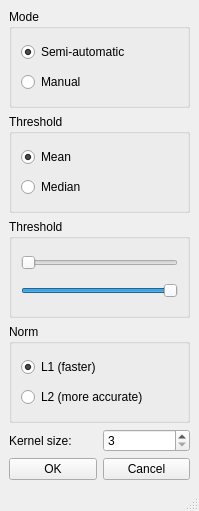
<?xml version="1.0" encoding="UTF-8"?>
<ui version="4.0">
 <class>CannyWindow</class>
 <widget class="QMainWindow" name="CannyWindow">
  <property name="geometry">
   <rect>
    <x>0</x>
    <y>0</y>
    <width>199</width>
    <height>511</height>
   </rect>
  </property>
  <property name="windowTitle">
   <string>Canny</string>
  </property>
  <widget class="QWidget" name="centralwidget">
   <layout class="QGridLayout" name="gridLayout_5">
    <item row="0" column="0">
     <widget class="QGroupBox" name="groupBox">
      <property name="title">
       <string>Mode</string>
      </property>
      <layout class="QGridLayout" name="gridLayout">
       <item row="0" column="0">
        <widget class="QRadioButton" name="semiAutomaticRadioButton">
         <property name="text">
          <string>Semi-automatic</string>
         </property>
         <property name="checked">
          <bool>true</bool>
         </property>
        </widget>
       </item>
       <item row="1" column="0">
        <widget class="QRadioButton" name="manualRadioButton">
         <property name="text">
          <string>Manual</string>
         </property>
        </widget>
       </item>
      </layout>
     </widget>
    </item>
    <item row="1" column="0">
     <widget class="QGroupBox" name="semiAutomaticGroupBox">
      <property name="title">
       <string>Threshold</string>
      </property>
      <layout class="QGridLayout" name="gridLayout_2">
       <item row="0" column="0">
        <widget class="QRadioButton" name="meanRadioButton">
         <property name="text">
          <string>Mean</string>
         </property>
         <property name="checked">
          <bool>true</bool>
         </property>
        </widget>
       </item>
       <item row="1" column="0">
        <widget class="QRadioButton" name="medianRadioButton">
         <property name="text">
          <string>Median</string>
         </property>
        </widget>
       </item>
      </layout>
     </widget>
    </item>
    <item row="2" column="0">
     <widget class="QGroupBox" name="manualGroupBox">
      <property name="title">
       <string>Threshold</string>
      </property>
      <layout class="QGridLayout" name="gridLayout_3">
       <item row="1" column="0">
        <widget class="QSlider" name="maximumSlider">
         <property name="maximum">
          <number>255</number>
         </property>
         <property name="value">
          <number>255</number>
         </property>
         <property name="orientation">
          <enum>Qt::Horizontal</enum>
         </property>
        </widget>
       </item>
       <item row="0" column="0">
        <widget class="QSlider" name="minimumSlider">
         <property name="maximum">
          <number>255</number>
         </property>
         <property name="orientation">
          <enum>Qt::Horizontal</enum>
         </property>
        </widget>
       </item>
      </layout>
     </widget>
    </item>
    <item row="3" column="0">
     <widget class="QGroupBox" name="groupBox_2">
      <property name="title">
       <string>Norm</string>
      </property>
      <layout class="QGridLayout" name="gridLayout_4">
       <item row="0" column="0">
        <widget class="QRadioButton" name="l1RadioButton">
         <property name="text">
          <string>L1 (faster)</string>
         </property>
         <property name="checked">
          <bool>true</bool>
         </property>
        </widget>
       </item>
       <item row="1" column="0">
        <widget class="QRadioButton" name="l2RadioButton">
         <property name="text">
          <string>L2 (more accurate)</string>
         </property>
        </widget>
       </item>
      </layout>
     </widget>
    </item>
    <item row="4" column="0">
     <layout class="QHBoxLayout" name="horizontalLayout_3">
      <item>
       <widget class="QLabel" name="label">
        <property name="text">
         <string>Kernel size:</string>
        </property>
       </widget>
      </item>
      <item>
       <widget class="QSpinBox" name="sizeSpinBox">
        <property name="minimum">
         <number>3</number>
        </property>
        <property name="maximum">
         <number>7</number>
        </property>
        <property name="singleStep">
         <number>2</number>
        </property>
       </widget>
      </item>
     </layout>
    </item>
    <item row="5" column="0">
     <layout class="QHBoxLayout" name="horizontalLayout_4">
      <item>
       <widget class="QPushButton" name="okPushButton">
        <property name="text">
         <string>OK</string>
        </property>
       </widget>
      </item>
      <item>
       <widget class="QPushButton" name="cancelPushButton">
        <property name="text">
         <string>Cancel</string>
        </property>
       </widget>
      </item>
     </layout>
    </item>
   </layout>
  </widget>
  <widget class="QMenuBar" name="menubar">
   <property name="geometry">
    <rect>
     <x>0</x>
     <y>0</y>
     <width>199</width>
     <height>25</height>
    </rect>
   </property>
  </widget>
  <widget class="QStatusBar" name="statusbar"/>
 </widget>
 <resources/>
 <connections/>
</ui>
